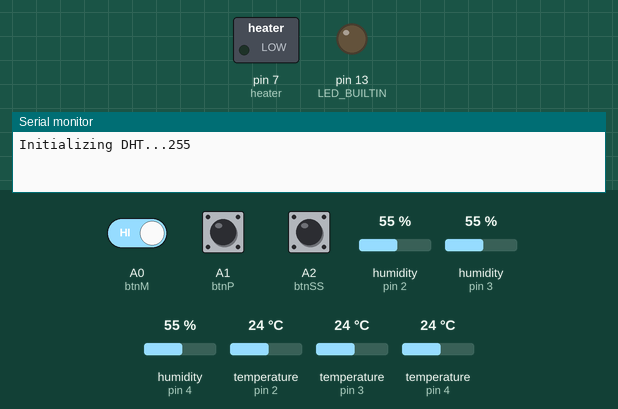
Simulated run of this sketch. Board: Arduino Uno, built with avr-gcc and run on an emulated ATmega328P. On the bench: switched loads named in the sketch (green lamp = pin HIGH), output pins drawn as LEDs (lit = HIGH), the last lines printed to the serial monitor. The test bench sets the inputs (shaded band); at power-on: A2 (btnSS) HIGH, A0 (btnM) HIGH, A1 (btnP) HIGH, humidity (sensors on pin 2, pin 3, pin 4) 55 %, temperature (sensors on pin 2, pin 3, pin 4) 24 °C. EEPROM starts erased.

Above: at 1.2 s.
1.3 s: A2 (btnSS) pulled LOW for 1 s
At 3.3 s:
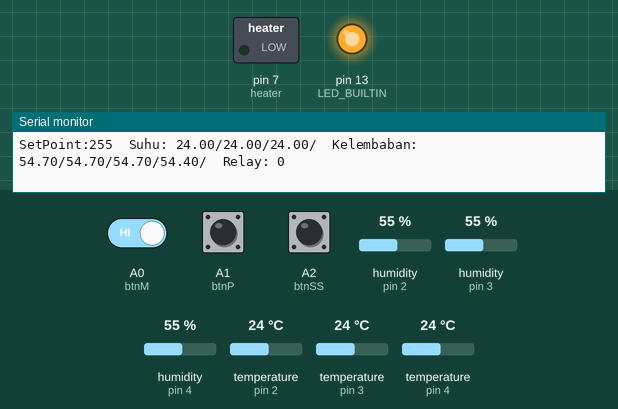
4.2 s: A2 (btnSS) pulled LOW for 1 s
At 8.0 s:
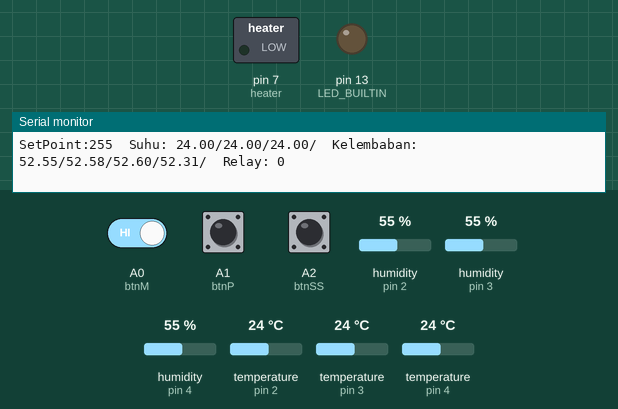
8.2 s: A0 (btnM) driven LOW and A2 (btnSS) driven LOW
At 9.3 s:
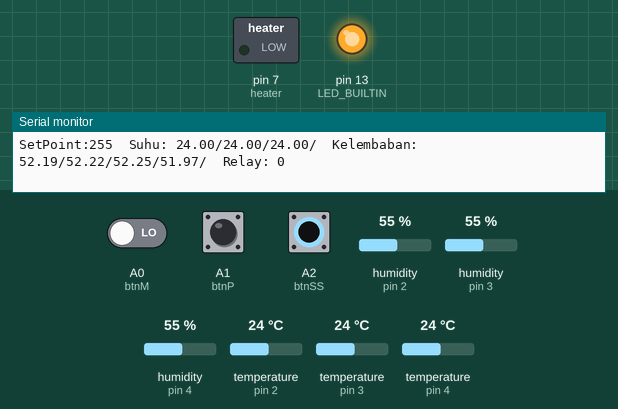
Timing chart, 0 to 11.2 s (numbered marks = the images above; inputs shaded):
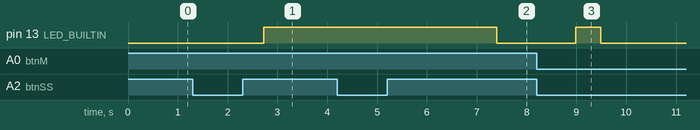

The sketch:

Pengering2.ino
```cpp
#include "OneButton.h"
#include <EEPROM.h>

OneButton btnM(A0, true);
OneButton btnP(A1, true);
OneButton btnSS(A2, true);

bool running = false;
bool rec = false;

int spT = 40;  //SetpointSuhu
int spH = 60;  //SetpointKelembaban

int addrT = 0;
int addrH = 1;

int ledState = LOW;             // ledState used to set the LED
unsigned long previousMillis = 0;        // will store last time LED was updated
const long interval = 1000;           // interval at which to blink (milliseconds)

void setup() {
  // put your setup code here, to run once:
  Serial.begin(115200);
  pinMode(LED_BUILTIN, OUTPUT);

  run_setup();

  spT = EEPROM.read(addrT);
  spH = EEPROM.read(addrH);

  btnP.attachClick(clickP);
  btnP.attachDuringLongPress(longPressP);

  btnM.attachClick(clickM);
  btnM.attachDuringLongPress(longPressM);

  btnSS.attachClick(record);
  btnSS.attachLongPressStart(longPressSS);
}

int spTBef = 0;

void loop() {
  // put your main code here, to run repeatedly:
  btnM.tick();
  btnP.tick();
  btnSS.tick();

  if (running) {
    run();
    if(rec){
      digitalWrite(LED_BUILTIN, blink());
    }else{
      digitalWrite(LED_BUILTIN, HIGH);
    }
  } else {
    if (spTBef != spT) {
      Serial.println(spT);
      spTBef = spT;

      EEPROM.write(addrT, spT);
      EEPROM.write(addrH, spH);
      delay(100);
    }
    digitalWrite(LED_BUILTIN, LOW);
  }
}

bool blink() {
  unsigned long currentMillis = millis();

  if (currentMillis - previousMillis >= interval) {
    // save the last time you blinked the LED
    previousMillis = currentMillis;

    // if the LED is off turn it on and vice-versa:
    if (ledState == LOW) {
      ledState = HIGH;
    } else {
      ledState = LOW;
    }

    return ledState;
  }
}
```

button.ino
```cpp
void record() {
  rec = !rec;

  if (rec) {
    Serial.println("Recording!!");
  } else {
    Serial.println("Recording Stopped!!");
  }
}

void longPressSS() {
  running = !running;

  if (running) {
    Serial.println("System Running!!");
  } else {
    Serial.println("System Stopped!!");
  }
}

void clickP() {
  if (spT < 99) {
    spT += 1;
  } else {
    spT = 99;
  }
}

void longPressP() {
  if (spT < 99) {
    spT += 1;
  } else {
    spT = 99;
  }
  delay(50);
}

void clickM() {
  if (spT > 0) {
    spT -= 1;
  } else {
    spT = 0;
  }
}

void longPressM() {
  if (spT > 0) {
    spT -= 1;
  } else {
    spT = 0;
  }
  delay(50);
}
```

run.ino
```cpp
#include "DHT.h"
#include <Arduino.h>
#include <Ewma.h>

#define DHTPIN0 2  // Digital pin connected to the DHT sensor
#define DHTPIN1 3  // Digital pin connected to the DHT sensor
#define DHTPIN2 4  // Digital pin connected to the DHT sensor
#define DHTPIN3 5  // Digital pin connected to the DHT sensor
#define heater 7  // Kontrol relay

#define DHTTYPE DHT11   // DHT 11

#define jumlahDHT 3   //Jumlah dht yang dipakai

Ewma adcFilterT(0.01);  // More smoothing - less prone to noise, but slower to detect changes
Ewma adcFilterH(0.01);  // More smoothing - less prone to noise, but slower to detect changes

DHT dht0(DHTPIN0, DHTTYPE); //Inisialisasi DHT
DHT dht1(DHTPIN1, DHTTYPE); //Inisialisasi DHT
DHT dht2(DHTPIN2, DHTTYPE); //Inisialisasi DHT

float valT[jumlahDHT];
float valH[jumlahDHT];
float totalT;
float totalH;
float avgT;
float avgH;
bool relay = false;

int ledState2 = LOW;             // ledState used to set the LED
unsigned long previousMillis2 = 0;        // will store last time LED was updated
const long interval2 = 60 * 1000;         // interval at which to blink (milliseconds)

int err;

void run_setup() {
  Serial.print("Initializing DHT...");

  dht0.begin();  //Inisialisasi dht
  dht1.begin();  //Inisialisasi dht
  dht2.begin();  //Inisialisasi dht

  pinMode(heater, OUTPUT);
}

float dhtTFilter(float rawT) {
  float averageT = adcFilterT.filter(rawT);

  return averageT;
}

float dhtHFilter(float rawH) {
  float averageH = adcFilterH.filter(rawH);

  return averageH;
}

void run()
{
  readDHT();

  //  Serial.printf("RawT=%d, Filter1=%.3f, RawH=%d, Filter2=%.3f", rawT, filteredT, rawH, filteredH);

    float inputT = spT - dhtTFilter(avgT);
    float inputH = spH - dhtHFilter(avgH);

    if (inputT <= 0) {
      relay = HIGH;
    } else if (inputT >= 2) {
      relay = LOW;
    }

  digitalWrite(heater, relay);

  Serial.print("SetPoint:");
  Serial.print(spT);

  Serial.print("\tSuhu: ");
  for (int i = 0; i < jumlahDHT; i++) {
    Serial.print(dhtTFilter(valT[i]));
    Serial.print("/");
  }

  Serial.print("\tKelembaban: ");
  for (int i = 0; i <= jumlahDHT; i++) {
    Serial.print(dhtHFilter(valH[i]));
    Serial.print("/");
  }

  Serial.print("\tRelay: ");
  Serial.println(relay);
}

void readDHT() {
  delay(500);

  totalT = 0;
  totalH = 0;

  // Baca kelembaban %
  valH[0] = dht0.readHumidity();
  // Baca temperatur celcius
  valT[0] = dht0.readTemperature();

  // Baca kelembaban %
  valH[1] = dht1.readHumidity();
  // Baca temperatur celcius
  valT[1] = dht1.readTemperature();

  // Baca kelembaban %
  valH[2] = dht2.readHumidity();
  // Baca temperatur celcius
  valT[2] = dht2.readTemperature();

  for (int i = 0; i < jumlahDHT; i++) {
    if (isnan(valT[i]) || isnan(valH[i])) {
      Serial.print(("Failed to read from DHT sensor "));
      Serial.print(i);
      Serial.println("!");
      return;
    }

    totalT += valT[i];
    totalH += valH[i];

    if (i == jumlahDHT - 1) {
      avgT = totalT / jumlahDHT;
      avgH = totalH / jumlahDHT;
    }
  }
}
```

Measured:
- after the input at 1.3 s, pin 13 (LED_BUILTIN): LOW → HIGH after 1.4 s
- after the input at 4.2 s, pin 13 (LED_BUILTIN): HIGH → LOW after 3.2 s
- after the input at 8.2 s, pin 13 (LED_BUILTIN): goes on until 9.5 s, then stays LOW
